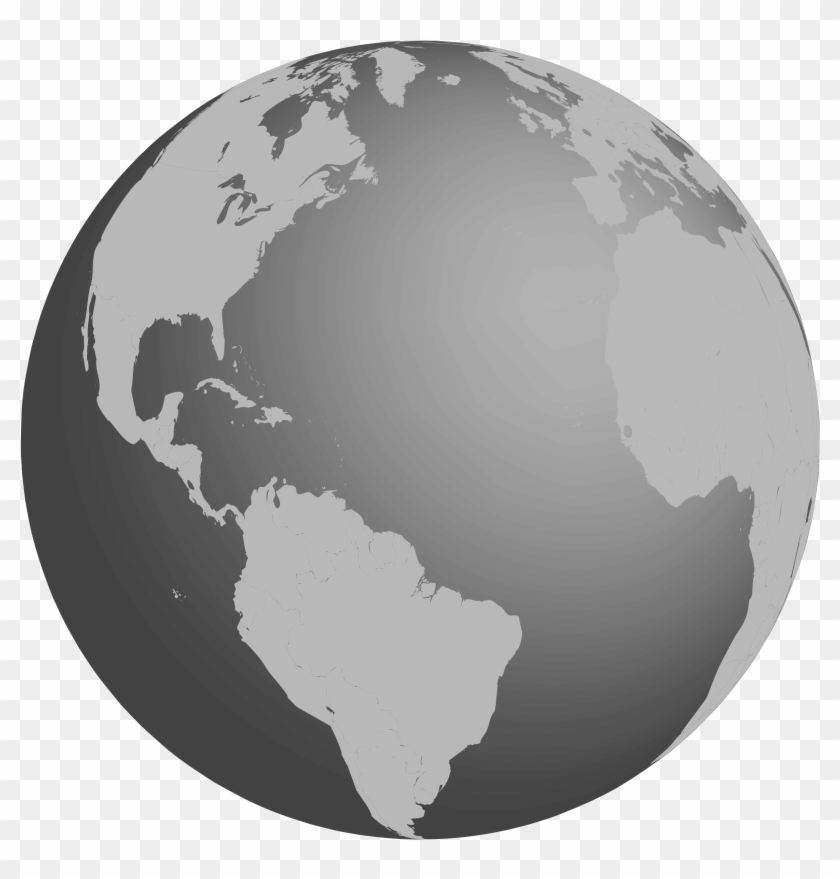
#> input picture Coding/Assignment 1/globe.jpg, 840 x 879 px, found by its file name
$ jupyter execute --allow-errors 'Dheeraj_IIT_H - EE2800_DSP_Programming_Assignment_01.ipynb'
#> lines starting #> are read from the running program, lines starting #| are printed output that depends on the picture
<center> <h1> <b> Digital Signal Processing (EE2800) </b> </h1> </center>

<dt> <h4>
 <b> Programming Assignment (01) : Digitization of Signals – Sampling and Quantization </b> </h4> </dt>

<dt> <h4> Welcome to the first programming assignment (PA) on Digital Signal Processing (EE2800) course. The objective of this PA is to investigate the effects of sampling and quantization on some of the natural signals. The major objectives of this PA are as follows: </h4> </dt>

<dd> <h4> 1. Synthesizing sinusoidal signals, and observing effect of sampling on sinusoids. </dd> </h4>

<dd> <h4> 2. Effects of sampling on audio signals, speech signals and digital images. </dd> </h4>

<dd> <h4> 3. Effects of quantization on audio signals, speech signals and digital images </dd> </h4>

<dt> <h4> <b> Instructions </b> </dt> </h4>

<dd> <h4> 1. Plagiarism is strictly prohibited. </h4> </dd>
<dd> <h4> 2. Delayed submissions will be penalized with a scaling factor of 0.5 per each hour. </h4> </dd>
<dd> <h4> 3. Deadline will not be be extended under any circumstances </h4> </dd>

[link to audio, speech and digital images required for this PA](https://drive.google.com/drive/folders/1VsDQ2GR4RXIsiiRipJGTafMsRlLpwDSv?usp=sharing)

<h4> <b> Part (1) : Synthesizing sinusoids and observing the effect of sampling on sinusoids : </b>

<h4> <b> Objective : </b>

<dt> <h4> In this experiment, you have to take a closer look at the behavior of discrete-time sinusoids from a sampling view point. Often a discrete-time signal is produced by sampling a continuous time (analog) signal, such as a constant frequency sinusoid. The relation between the frequency of the sinusoid, and the sampling frequency is the essence of the Nyquist-Shannon theorem, which requires that the sampling frequency should be at least twice the highest frequency in the signal for perfect reconstruction. In general, a continuous-time sinusoid is expressed as </h4> </dt>
<center> x(t) = A cos(2π$f_{0}$t + Φ) $\hspace{5cm}$ (1) </center>
<dt> <h4> where A is the amplitude, $f_0$ is the frequency of the sinusoid in Hertz, t is continuous time, and φ is the phase. Since this signal is an analog signal, there are infinite values in any finite interval of time. So we cannot represent a continuous time sinusoid in a digital computer. A continuous time sinusoid has to be necessarily digitized in order to represent it in a digital computer. </h4> </dt>

<dt> <h4> In this experiment, we synthesize discrete-time sinusoidal signals by measuring the analog signal, or in our case evaluating the sinusoid, at constant intervals of time. This is called uniform sampling, and the time interval $T_{s}$ is called the sampling period. The sampling frequency is therefore $F_{s} = \frac{1}{T_{s}}$. The discrete-time sinusoid that is obtained by sampling the continuous time sinusoid in equation 1 at discrete instants of time t = n$T_{s}$ is given by
</h4> </dt>

<center> $ x[n] = x(nT_{s}) = A cos(2πf_{0}nT_{s} + Φ) = A cos(2π\frac{f_{0}}{f_{s}}n + Φ) $ </center>

<dt> <h4> It is important to notice that the signal, thus generated, is a sequence of numbers, and not a continuous curve. The discrete-time signal is not defined in between any two successive time indexes, say k and k+1. It is wrong to think that the value of the discrete-time signal in between
two successive time indexes is zero. </h4> </dt>

<h4> <b> Programming Questions : </b>

<dt> <h4> i. Keeping a fixed sampling frequency of $f_s$ = 8 kHz, generate sinusoids with frequency $f_0$ = 1, 2, 3, 3.5, 4, 5, 6 and 7 kHz. Plot the sinusoids on separate figures. Why are some of these plots similar? Do they reflect the true frequency content, i.e. the frequency of the analog sinusoids? </h4> </dt>

<dt> <h4> ii. Create a new discrete-time sinusoidal signals, y[n], at the same frequencies mentioned in part (a), but sampled at a ten-fold frequency, say fs = 80 kHz, and extending over the same interval of time as x[n], i.e. if x[n] had N samples, y[n] should have 10xN samples. Plot the x[n] and y[n] sequences corresponding to the same frequency on the same figure, in a superposed fashion, using different colors. Can you now give a time-domain explanation? </h4> </dt>

[cell 1]
#All imports
import numpy as np
import matplotlib.pyplot as plt
import warnings
import cv2 as cv
warnings.filterwarnings('ignore')


#(i)
n  = np.arange(0,10)#numpy array of discrete instants of time
f  = np.array([1000,2000,3000,4000,5000,6000,7000])#numpy array of sinusoidal  frequencies
fs = 8000#Define the sampling frequency

plt.figure(figsize=(20,20)) #Define the figure size

#Iterate through the frequencies and plot the sinusoids in subplots
for index in range(0,len(f),1):
    plt.subplot(4,2,index+1); #It covers a total of 8 plots
    #Generate the sinusoid with f[index] as frequency. You may use np.sin() function.


    plt.plot(n , np.sin(n*f[index]/fs*2*np.pi))
    plt.stem(n , np.sin(n*f[index]/fs*2*np.pi))

    plt.title(f[index])
    #Plot the generated sinusoidal data. Hint: plt.stem() plots the discrete data
plt.show

#(ii)

fs2 = 80000
n2 = np.arange(0,10)
plt.figure(figsize=(20,20)) #Define the figure size
for index in range(0,len(f),1):
    plt.subplot(4,2,index+1); #It covers a total of 8 plots
    #Generate the sinusoid with f[index] as frequency. You may use np.sin() function.


    plt.plot(n , np.sin(n*f[index]/fs*2*np.pi) ,label = "8000")
    plt.stem(n , np.sin(n2*f[index]/fs2*2*np.pi) , linefmt ='green', label = "80000")
    plt.title(f[index])
    #Plot the generated sinusoidal data. Hint: plt.stem() plots the discrete data
plt.show
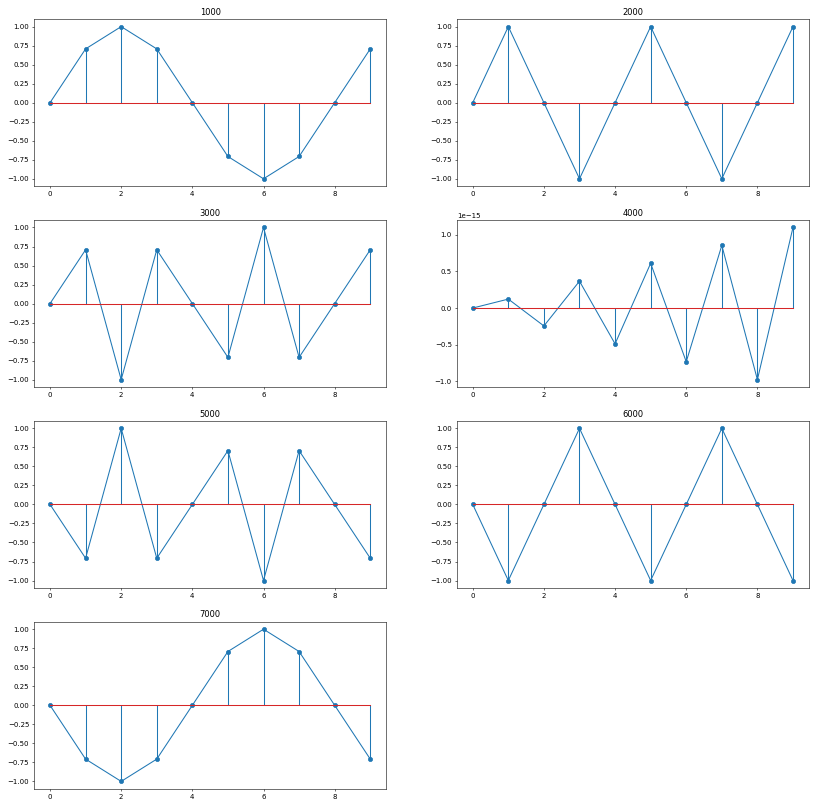
#> figure drawn by matplotlib, 7 panels; panel 1: curve peaks at x = 2, y = 1; panel 1: curve peaks at x = 2, y = 1; panel 2: curve peaks at x = 1, y = 1; panel 2: curve peaks at x = 1, y = 1
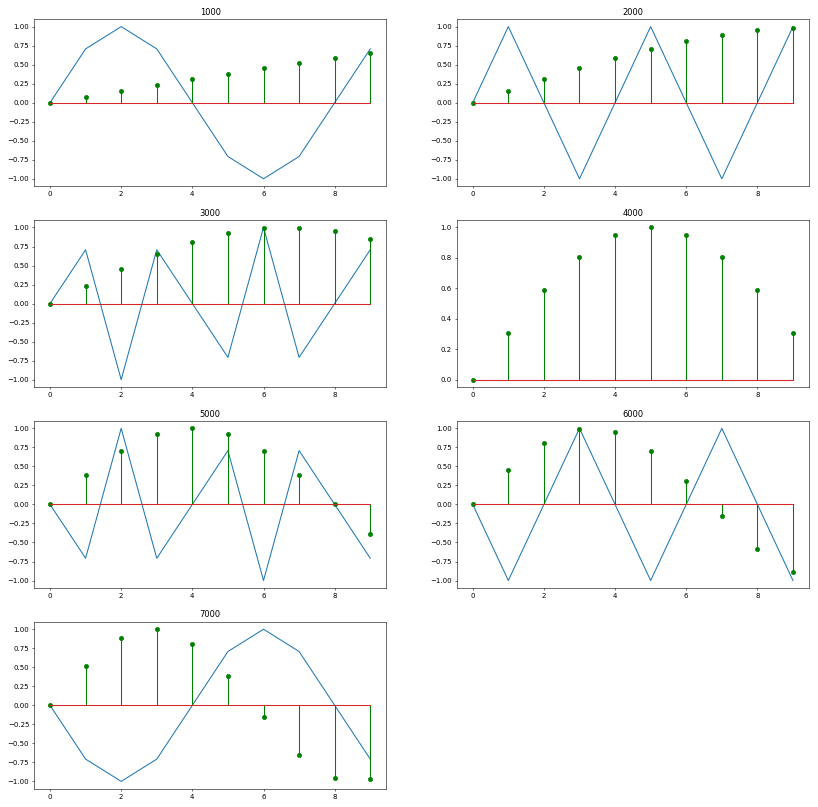
#> figure drawn by matplotlib, 7 panels; panel 1: curve peaks at x = 2, y = 1; panel 1: curve peaks at x = 9, y = 0.649; panel 2: curve peaks at x = 1, y = 1; panel 2: curve peaks at x = 9, y = 0.988

<h4> <b> Report your observations : </b>

<dt> <h4> i. </h4> </dt>
<dt> <h4> ii. </h4> </dt>
<dt> <h4> iii. </h4> </dt>

<h4> <b> Part (2) : Effect of sampling on audio signals, speech signals and digital images : </b>
<h4> <b> Objective : </b>

<dt> <h4> In this experiment we study the effects of sampling frequency on human perception of audio/speech signals. </h4> </dt>

<h4> <b> Programming Questions : </b>

<dt> <h4> i. Use Python's soundfile.read() function to read wave files. The provided music wave file is sampled at 32 kHz and speech wave file is sampled at 16 kHz. Define a downsampling rate as, say, dsr=2 and create downsampled version of the audio signal. Save or play the downsampled signal with 32000/dsr as new sampling frequency, since the signal has been downsampled by dsr. Does the music sound different? What is the audible effect of downsampling? What happens for dsr values of 2, 4, 8, 16, 32 or more? </h4> </dt>
<dt> <h4> Hint : Downsampling with dsr=2 can be done by taking alternative values of the signal. Similarly, we can achieve downsampling with dsr=N by taking one value in each contiguous N sample. </h4> </dt>
<dt> <h4> ii. Repeat part (i) for the speech signal, and note down your observations. Compare your observations with audio signals. </h4> </dt>
<dt> <h4> iii. Repeat sampling experiments for digital images. Hint: You can think of pixels in digital image as samples in audio / speech signals. </h4> </dt>

<h4> <b> NOTE : </b>  Code snippets to access audio, speech, and digital images are provided here for your reference. Please notice that it is not mandatory to use the same packages to load the signals. For example, if you are familiar with other packages (OpenCV) to load the signals (images), you are free to use them in this PA.

[cell 2]
##############################
#Code snippets to load and save audio / speech signals
##############################
import soundfile as sf
#SoundFile is an audio library that can read and write audio / speech signals.
#You can read more info about soundfile in https://pysoundfile.readthedocs.io/en/latest/

#sf.read() function can be used to read the audio / speech signals from the filesystem
#> (the rest of this cell did not finish here and is left out)

[cell 3]
##############################
#Code snippets to play audio / speech signals in google colab
##############################
from IPython.display import Audio, display
display(Audio('english.wav')) #Shows the audio file with button to play it.
#'english_norm.wav' is the filename

[cell 4]
##############################
#Code snippets to mount google drive and access the files from it
##############################
import soundfile as sf
from google.colab import drive
drive.mount('/content/drive')
#> (the rest of this cell did not finish here and is left out)

[cell 5]
##############################
#Code snippets to access image files
##############################
import numpy as np
import matplotlib.pyplot as plt
import matplotlib.image as mpimg #You can read more info about "matplotlib.image" in https://matplotlib.org/stable/api/image_api.html
#You are free to use other packages (OpenCV, Pillow etc) to load and save the images.

img = mpimg.imread("/content/drive/MyDrive/DSP/PA01/globe.jpg")
#> img is the input picture: shape (879, 840, 3); min 65, max 255, mean 173.8
#"/content/drive/MyDrive/DSP/PA01/globe.jpg" : location of image
#Shape of img : (H,W,C). By default it reads the image in 3 channel, however for gray images all the three channels will have same data. Hence we can use data in any one of the channel for experimentation.

plt.imshow(img[:,:,0],cmap="gray")
plt.title("Globe")
plt.show
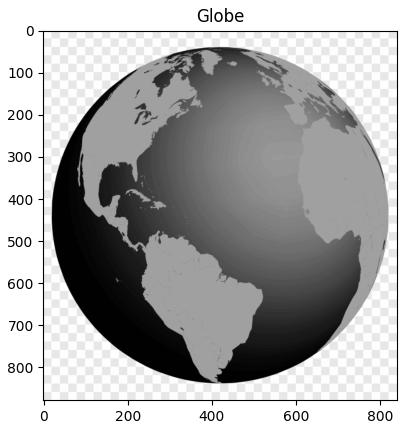
#> figure drawn by matplotlib, 1 panel
